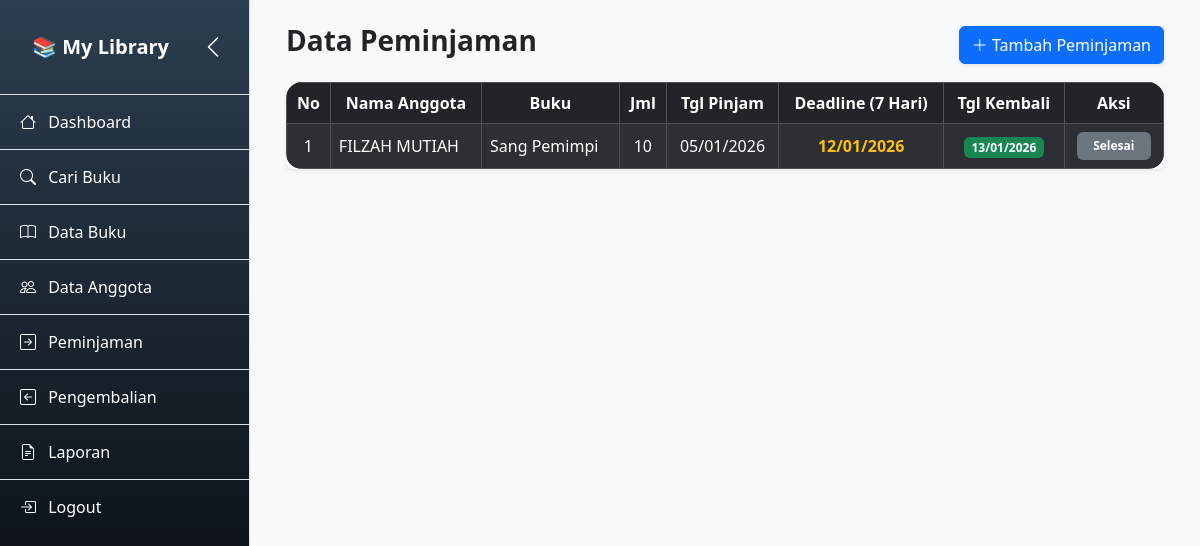
Screenshot of /peminjaman.php with the database file from the repository.
### tables this page shows
CREATE TABLE `peminjaman` (
  `id_peminjaman` int(11) NOT NULL,
  `id_anggota` int(11) DEFAULT NULL,
  `tanggal_pinjam` date DEFAULT curdate(),
  `tanggal_deadline` date DEFAULT NULL,
  `tanggal_kembali` date DEFAULT NULL,
  `denda` int(11) DEFAULT 0,
  `status_denda` enum('Belum Bayar','Lunas') DEFAULT 'Belum Bayar'
);

CREATE TABLE `anggota` (
  `id_anggota` int(11) NOT NULL,
  `nama` varchar(100) NOT NULL,
  `alamat` text DEFAULT NULL,
  `tanggal_daftar` date DEFAULT curdate()
);

CREATE TABLE `buku` (
  `id_buku` int(11) NOT NULL,
  `judul` varchar(150) NOT NULL,
  `pengarang` varchar(100) DEFAULT NULL,
  `tahun_terbit` year(4) DEFAULT NULL,
  `stok` int(11) DEFAULT 0,
  `cover` varchar(255) DEFAULT NULL
);

CREATE TABLE `detail_peminjaman` (
  `id_detail` int(11) NOT NULL,
  `id_peminjaman` int(11) DEFAULT NULL,
  `id_buku` int(11) DEFAULT NULL,
  `jumlah` int(11) DEFAULT 1
);

### peminjaman.php (the view, shortened to what this page needs)
<?php
include 'config.php';
$peminjaman = mysqli_query($koneksi, "
    SELECT p.*, a.nama, b.judul, dp.jumlah
    FROM peminjaman p
    JOIN anggota a ON p.id_anggota = a.id_anggota
    JOIN detail_peminjaman dp ON p.id_peminjaman = dp.id_peminjaman
    JOIN buku b ON dp.id_buku = b.id_buku
    ORDER BY p.id_peminjaman ASC
");
?>
<!DOCTYPE html>
<html lang="id">
<head>
    <link href="https://cdn.jsdelivr.net/npm/bootstrap@5.3.2/dist/css/bootstrap.min.css" rel="stylesheet">
    <link href="https://cdn.jsdelivr.net/npm/bootstrap-icons@1.11.1/font/bootstrap-icons.css" rel="stylesheet">
    <link rel="stylesheet" href="style.css">
</head>
<body class="bg-light">
<div class="d-flex" id="wrapper">
    <?php include 'sidebar.php'; ?>
    <div id="page-content-wrapper" class="w-100 p-4">
        <div class="container-fluid">
            <div class="d-flex justify-content-between align-items-center mb-3">
                <h3 class="fw-bold">Data Peminjaman</h3>
                <button class="btn btn-primary shadow-sm" data-bs-toggle="modal" data-bs-target="#tambahPeminjaman">
                    <i class="bi bi-plus-lg"></i> Tambah Peminjaman
                </button>
            </div>
            <div class="table-responsive rounded shadow-sm">
                <table class="table table-dark table-striped table-bordered align-middle mb-0">
                    <thead class="text-center">
                        <tr>
                            <th>No</th>
                            <th>Nama Anggota</th>
                            <th>Buku</th>
                            <th>Jml</th>
                            <th>Tgl Pinjam</th>
                            <th>Deadline (7 Hari)</th>
                            <th>Tgl Kembali</th>
                            <th>Aksi</th>
                        </tr>
                    </thead>
                    <tbody class="text-center">
                        <?php $no = 1; while ($row = mysqli_fetch_assoc($peminjaman)) { ?>
                            <tr>
                                <td><?= $no++ ?></td>
                                <td class="text-start"><?= htmlspecialchars($row['nama']) ?></td>
                                <td class="text-start"><?= htmlspecialchars($row['judul']) ?></td>
                                <td><?= $row['jumlah'] ?></td>
                                <td><?= date('d/m/Y', strtotime($row['tanggal_pinjam'])) ?></td>
                                <td class="text-warning fw-bold"><?= date('d/m/Y', strtotime($row['tanggal_deadline'])) ?></td>
                                <td>
                                    <?php if($row['tanggal_kembali'] == NULL): ?>
                                        <span class="badge bg-danger">Masih Dipinjam</span>
                                    <?php else: ?>
                                        <span class="badge bg-success"><?= date('d/m/Y', strtotime($row['tanggal_kembali'])) ?></span>
                                    <?php endif; ?>
                                </td>
                                <td>
                                    <?php if($row['tanggal_kembali'] == NULL): ?>
                                        <a href="peminjaman.php?kembalikan=<?= $row['id_peminjaman'] ?>"
                                           class="btn btn-success btn-sm"
                                           onclick="return confirm('Proses pengembalian buku?')">
                                             <i class="bi bi-arrow-left-right"></i> Kembalikan
                                        </a>
                                    <?php else: ?>
                                        <span class="badge bg-secondary text-white px-3 py-2">Selesai</span>
                                    <?php endif; ?>
                                </td>
                            </tr>
                        <?php } ?>
                    </tbody>
                </table>
            </div>
        </div>
    </div>
</div>
</body>
</html>

### style.css (style rules this page uses)
html, body, #wrapper { height: 100%; margin: 0; padding: 0; }
#wrapper { min-height: 100vh; display: flex; flex-wrap: nowrap; }
#page-content-wrapper { flex: 1; padding: 20px; margin-left: 250px; transition: all 0.3s ease; }
.table { border-radius: 1rem; overflow: hidden; }
#page-content-wrapper { margin-left: 250px; transition: all 0.3s ease; }

### rows the page displays
peminjaman: id_anggota.nama "FILZAH MUTIAH", buku.judul "Sang Pemimpi", detail_peminjaman.jumlah "10", tanggal_pinjam "05/01/2026", tanggal_deadline "12/01/2026", tanggal_kembali "13/01/2026", shows "Selesai"
